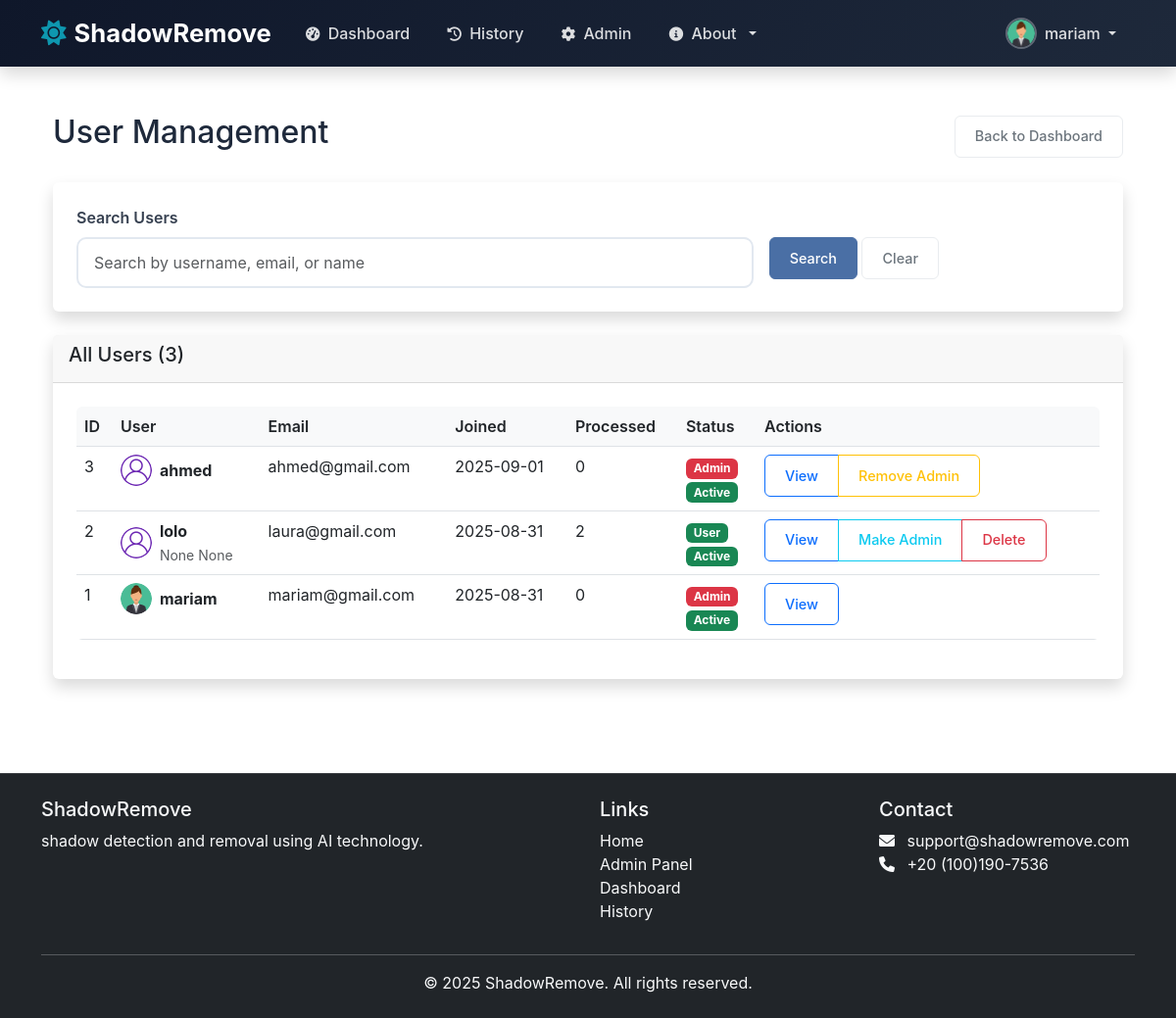
Before: /admin/users (signed in) with the older database file.
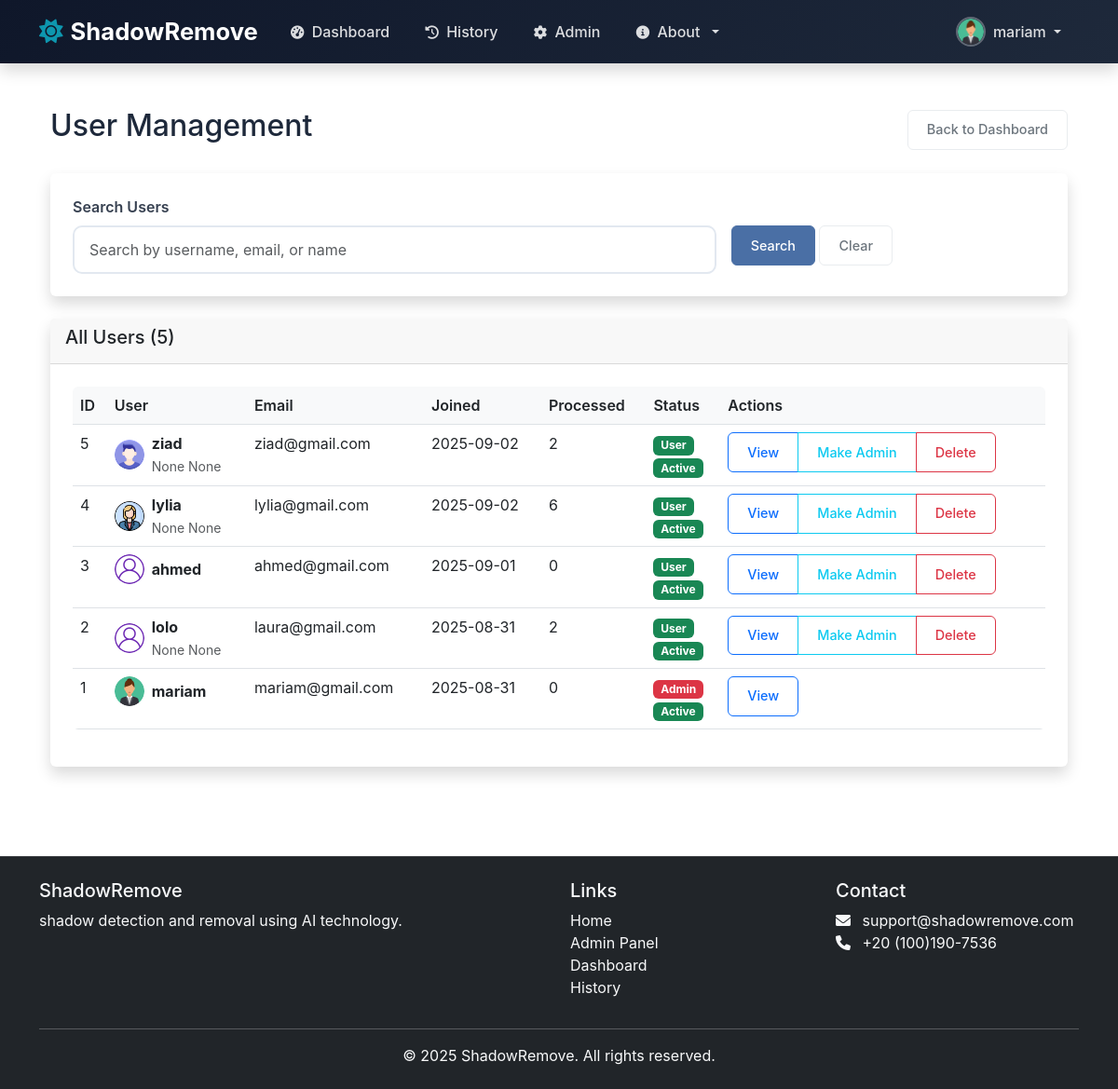
After: the same page with the newer database file.
### models.py (models this page shows, shortened)
class User(UserMixin, db.Model):
    id = db.Column(db.Integer, primary_key=True)
    username = db.Column(db.String(80), unique=True, nullable=False)
    email = db.Column(db.String(120), unique=True, nullable=False)
    password_hash = db.Column(db.String(128))
    first_name = db.Column(db.String(80), nullable=True)
    last_name = db.Column(db.String(80), nullable=True)
    bio = db.Column(db.Text, nullable=True)
    avatar = db.Column(db.String(120), default='default-avatar.png')
    created_at = db.Column(db.DateTime, default=datetime.utcnow)
    updated_at = db.Column(db.DateTime, default=datetime.utcnow, onupdate=datetime.utcnow)
    is_admin = db.Column(db.Boolean, default=False)
    is_active = db.Column(db.Boolean, default=True)

### admin_route.py (the view)
@admin_required
def admin_users():
    search_query = request.args.get('search', '')
    page = request.args.get('page', 1, type=int)
    per_page = 20
    if search_query:
        users = User.query.filter(
            (User.username.ilike(f'%{search_query}%')) |
            (User.email.ilike(f'%{search_query}%')) |
            (User.first_name.ilike(f'%{search_query}%')) |
            (User.last_name.ilike(f'%{search_query}%'))
        ).order_by(User.created_at.desc())
    else:
        users = User.query.order_by(User.created_at.desc())
    users = users.paginate(page=page, per_page=per_page, error_out=False)
    return render_template('admin/users.html', users=users, search_query=search_query)

### templates/admin/users.html (shortened to what this page needs)
{% extends "base.html" %}
{% block content %}
<div class="container-fluid py-4">
    <div class="d-flex justify-content-between align-items-center mb-4">
        <h1 class="h2">User Management</h1>
        <a href="{{ url_for('admin_dashboard') }}" class="btn btn-outline-secondary">Back to Dashboard</a>
    </div>
    <div class="card mb-4">
        <div class="card-body">
            <form method="GET" class="row g-3">
                <div class="col-md-8">
                    <label for="search" class="form-label">Search Users</label>
                    <input type="text" class="form-control" id="search" name="search"
                           value="{{ search_query }}" placeholder="Search by username, email, or name">
                </div>
                <div class="col-md-4">
                    <label class="form-label">&nbsp;</label>
                    <div>
                        <button type="submit" class="btn btn-primary">Search</button>
                        <a href="{{ url_for('admin_users') }}" class="btn btn-outline-secondary">Clear</a>
                    </div>
                </div>
            </form>
        </div>
    </div>
    <div class="card">
        <div class="card-header">
            <h5 class="card-title">All Users ({{ users.total }})</h5>
        </div>
        <div class="card-body">
            <div class="table-responsive">
                <table class="table table-hover">
                    <thead>
                        <tr>
                            <th>ID</th>
                            <th>User</th>
                            <th>Email</th>
                            <th>Joined</th>
                            <th>Processed</th>
                            <th>Status</th>
                            <th>Actions</th>
                        </tr>
                    </thead>
                    <tbody>
                        {% for user in users.items %}
                        <tr>
                            <td>{{ user.id }}</td>
                            <td>
                                <div class="d-flex align-items-center">
                                    {% if user.avatar and user.avatar != 'default-avatar.png' %}
                                        <img src="{{ url_for('static', filename='uploads/avatars/' + user.avatar) }}"
                                             class="rounded-circle me-2" width="32" height="32" alt="{{ user.username }}">
                                    {% else %}
                                        <img src="{{ url_for('static', filename='images/default-avatar.png') }}"
                                             class="rounded-circle me-2" width="32" height="32" alt="Default Avatar">
                                    {% endif %}
                                    <div>
                                        <strong>{{ user.username }}</strong>
                                        <br>
                                        <small class="text-muted">{{ user.first_name }} {{ user.last_name }}</small>
                                    </div>
                                </div>
                            </td>
                            <td>{{ user.email }}</td>
                            <td>{{ user.created_at.strftime('%Y-%m-%d') }}</td>
                            <td>{{ user.processed_images | length }}</td>
                            <td>
                                {% if user.is_admin %}
                                    <span class="badge bg-danger">Admin</span>
                                {% else %}
                                    <span class="badge bg-success">User</span>
                                {% endif %}
                                <br>
                                <small>
                                    {% if user.is_active %}
                                        <span class="badge bg-success">Active</span>
                                    {% else %}
                                        <span class="badge bg-secondary">Inactive</span>
                                    {% endif %}
                                </small>
                            </td>
                            <td>
                                <div class="btn-group">
                                    <a href="{{ url_for('admin_user_detail', user_id=user.id) }}" class="btn btn-sm btn-outline-primary">View</a>
                                    {% if not user.is_admin %}
                                        <button type="button" class="btn btn-sm btn-outline-info"
                                                data-bs-toggle="modal" data-bs-target="#makeAdminModal{{ user.id }}">
                                            Make Admin
                                        </button>
                                    {% else %}
                                        {% if current_user.id != user.id %}
                                            <button type="button" class="btn btn-sm btn-outline-warning"
                                                    data-bs-toggle="modal" data-bs-target="#removeAdminModal{{ user.id }}">
                                                Remove Admin
                                            </button>
                                        {% endif %}
                                    {% endif %}
                                    {% if not user.is_admin %}
                                        <button type="button" class="btn btn-sm btn-outline-danger"
                                                data-bs-toggle="modal" data-bs-target="#deleteUserModal{{ user.id }}">
                                            Delete
                                        </button>
                                    {% endif %}
                                </div>
                            </td>
                        </tr>
                        {% endfor %}
                    </tbody>
                </table>
            </div>
        </div>
    </div>
</div>
{% endblock %}

### templates/base.html (shortened to what this page needs)
<!DOCTYPE html>
<html lang="en">
<head>
    <link href="https://cdn.jsdelivr.net/npm/bootstrap@5.3.0/dist/css/bootstrap.min.css" rel="stylesheet">
    <link href="https://cdnjs.cloudflare.com/ajax/libs/font-awesome/6.0.0/css/all.min.css" rel="stylesheet">
    <link href="{{ url_for('static', filename='css/profile.css') }}" rel="stylesheet">
    <link rel="stylesheet" href="{{ url_for('static', filename='css/style.css') }}">
    <link rel="stylesheet" href="{{ url_for('static', filename='css/authentication.css') }}">
</head>
<body>
    <nav class="navbar navbar-expand-lg navbar-dark bg-dark fixed-top shadow">
        <div class="container">
            <a class="navbar-brand d-flex align-items-center" href="{{ url_for('index') }}">
                <i class="fas fa-sun me-2"></i>
                <span class="fw-bold">ShadowRemove</span>
            </a>
            <div class="collapse navbar-collapse" id="navbarNav">
                <ul class="navbar-nav me-auto">
                    <li class="nav-item">
                        <a class="nav-link" href="{{ url_for('dashboard') }}">
                            <i class="fas fa-tachometer-alt me-1"></i> Dashboard
                        </a>
                    </li>
                    <li class="nav-item">
                        <a class="nav-link" href="{{ url_for('history') }}">
                            <i class="fas fa-history me-1"></i> History
                        </a>
                    </li>
                    {% if current_user.is_authenticated and current_user.is_admin %}
                    <li class="nav-item">
                        <a class="nav-link" href="{{ url_for('admin_dashboard') }}">
                            <i class="fas fa-cog me-1"></i> Admin
                        </a>
                    </li>
                    {% endif %}
                    <li class="nav-item dropdown">
                        <a class="nav-link dropdown-toggle" href="#" id="navbarDropdown" role="button" data-bs-toggle="dropdown">
                            <i class="fas fa-info-circle me-1"></i> About
                        </a>
                    </li>
                </ul>
                <ul class="navbar-nav ms-auto">
                    {% if current_user.is_authenticated %}
                    <li class="nav-item dropdown">
                        <a class="nav-link dropdown-toggle d-flex align-items-center" href="#" id="userDropdown" role="button" data-bs-toggle="dropdown">
                            {% if current_user.avatar and current_user.avatar != 'default-avatar.png' %}
                                <img src="{{ url_for('static', filename='uploads/avatars/' + current_user.avatar) }}" class="profile-picture me-2" alt="Profile Picture">
                            {% else %}
                                <img src="{{ url_for('static', filename='images/default-avatar.png') }}" class="profile-picture me-2" alt="Default Profile">
                            {% endif %}
                            <span>{{ current_user.username }}</span>
                        </a>
                    </li>
                    {% endif %}
                </ul>
            </div>
        </div>
    </nav>
    <div class="container mt-5 pt-4">
        {% block content %}{% endblock %}
    </div>
    <footer class="bg-dark text-light py-4 mt-5">
        <div class="container">
            <div class="row">
                <div class="col-md-6">
                    <h5>ShadowRemove</h5>
                    <p>shadow detection and removal using AI technology.</p>
                </div>
                <div class="col-md-3">
                    <h5>Links</h5>
                    <ul class="list-unstyled">
                        <li><a href="{{ url_for('index') }}" class="text-light">Home</a></li>
                        {% if current_user.is_authenticated and current_user.is_admin %}
                            <li><a class="dropdown-item" href="{{ url_for('admin_dashboard') }}">Admin Panel</a></li>
                        {% endif %}
                        <li><a href="{{ url_for('dashboard') }}" class="text-light">Dashboard</a></li>
                        <li><a href="{{ url_for('history') }}" class="text-light">History</a></li>
                    </ul>
                </div>
                <div class="col-md-3">
                    <h5>Contact</h5>
                    <ul class="list-unstyled">
                        <li><i class="fas fa-envelope me-2"></i> support@shadowremove.com</li>
                        <li><i class="fas fa-phone me-2"></i> +20 (100)190-7536</li>
                    </ul>
                </div>
            </div>
            <hr class="bg-light">
            <div class="text-center">
                <p class="mb-0">&copy; 2025 ShadowRemove. All rights reserved.</p>
            </div>
        </div>
    </footer>
</body>
</html>

Changed rows visible on the page:
added User: id "5", avatar (picture), username "ziad", first_name "None", last_name "None", email "ziad@gmail.com", created_at "2025-09-02", processed_images|length "2", is_admin "User", is_active "Active"
added User: id "4", avatar (picture), username "lylia", first_name "None", last_name "None", email "lylia@gmail.com", created_at "2025-09-02", processed_images|length "6", is_admin "User", is_active "Active"
changed User "ahmed": is_admin "Admin Remove Admin" → "User Make Admin Delete"
Other visible differences:
{{ users.total }}: "3" → "5"
